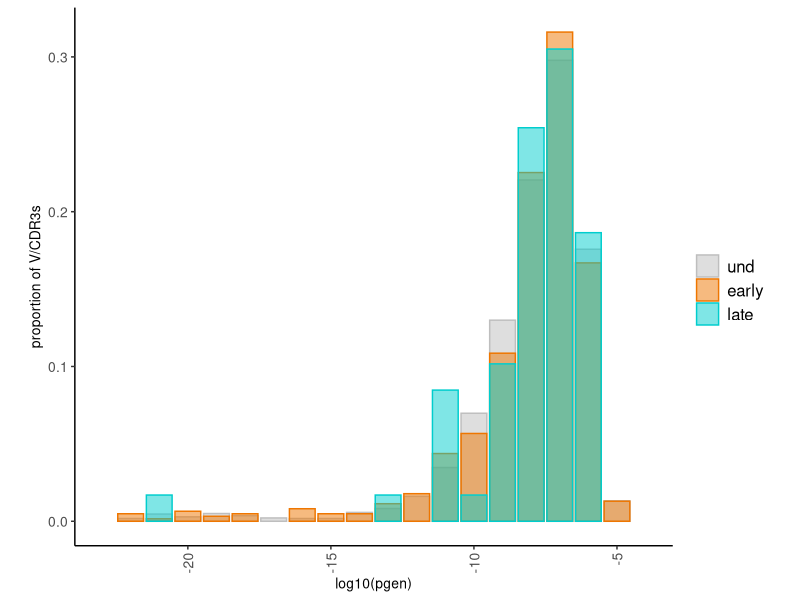
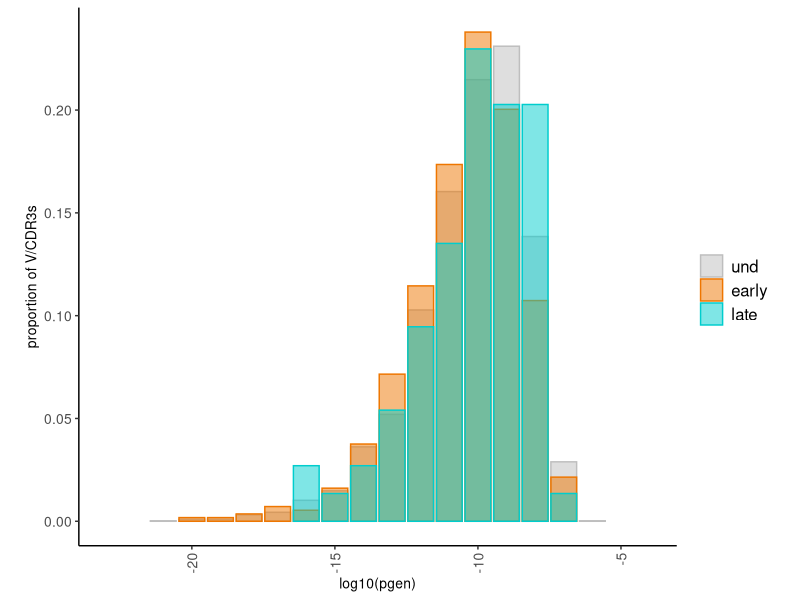
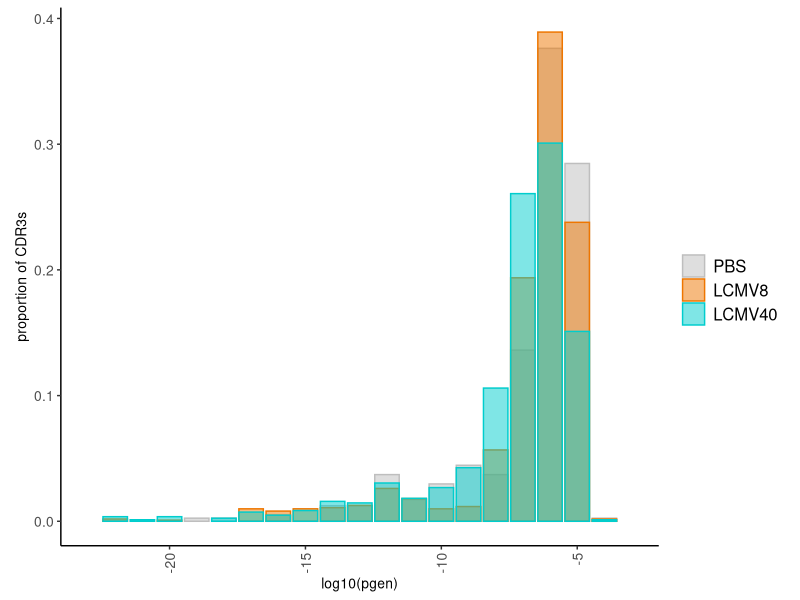
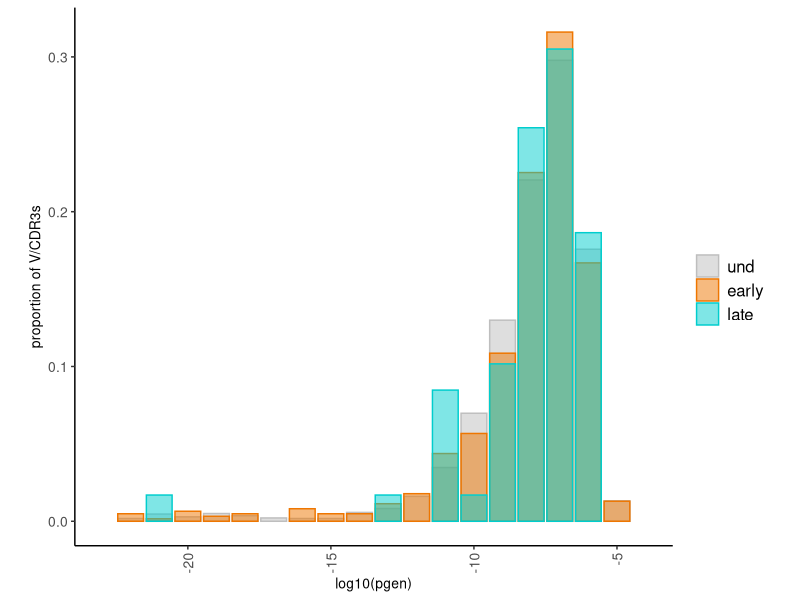
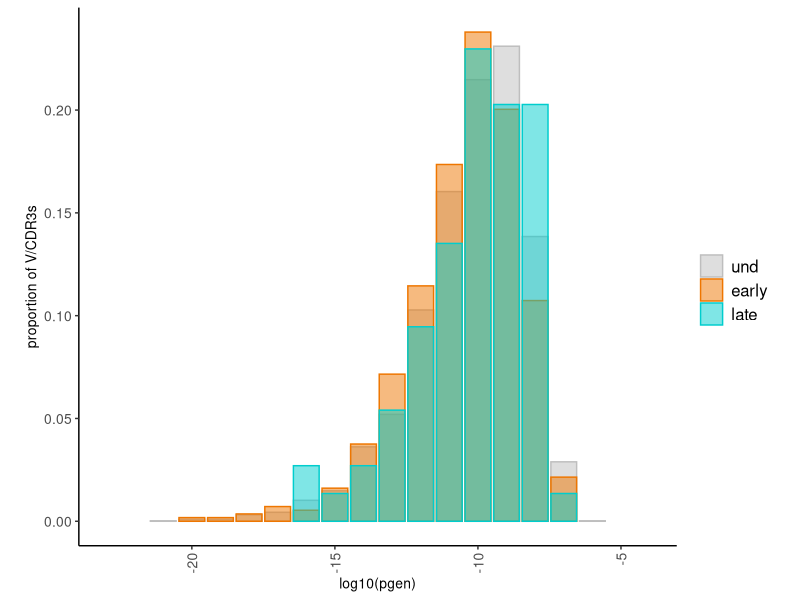
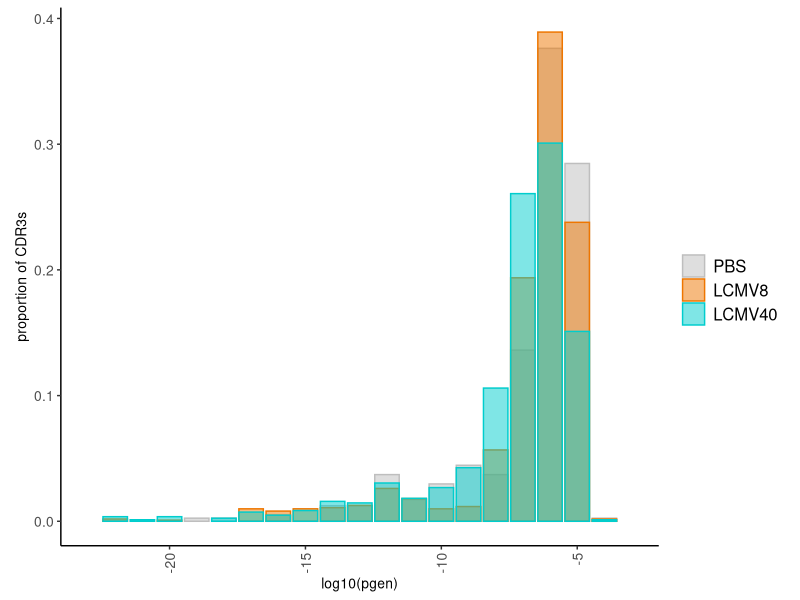

These charts were generated, in order, by the following R code:
# HCW alpha pgen

library(ggplot2)
library(plyr)

dfa<-read.csv("data/output_data/exp_A_wide5_pgen.csv")
dfa<-dfa[(dfa$pgen>0) & (dfa$control == "False"),]
dfa<-dfa[!duplicated(dfa[,c("v_call", "junction_aa")]),]
dfa$pgen<-as.numeric(as.character(dfa$pgen))
dfa$pgen_log10<-round(log10(dfa$pgen))
dfa$pgen_log10<-as.numeric(as.character(dfa$pgen_log10))
dfa$max_timepoint_class<-factor(dfa$max_timepoint_class, 
                                levels=c("und", "early", "late"))

dfa.new<-ddply(dfa,.(max_timepoint_class),summarise,
               prop=prop.table(table(pgen_log10)),
               pgen_log10=names(table(pgen_log10)))
dfa.new$pgen_log10<-as.numeric(as.character(dfa.new$pgen_log10))
dfa.new$max_timepoint_class<-factor(dfa.new$max_timepoint_class, 
                                levels=c("und", "early", "late"))

p<-ggplot(dfa.new,aes(x = pgen_log10, fill=max_timepoint_class, color=max_timepoint_class))+
  geom_bar(aes(y=prop), stat="identity", position="identity", alpha = 0.5) +
  scale_fill_manual(values = c(early = "darkorange2", late = "cyan3", und='grey')) +
  scale_color_manual(values = c(early = "darkorange2", late = "cyan3", und='grey')) +
  xlim(-23,-4) +
  labs(x = "log10(pgen)", y = "proportion of V/CDR3s", fill = "", color = "") +
  theme_classic() + # keep the theme consistent for all our plots
  theme(axis.text=element_text(size=10),
        axis.title=element_text(size=10),
        title=element_text(size=14),
        axis.text.x = element_text(angle = 90, vjust = 0.5, hjust=1),
        legend.text=element_text(size=12)) + theme(aspect.ratio = 0.9)

svg("output_figures/pgen_HCWa.svg")
print(p)
dev.off()

dfb<-read.csv("data/output_data/exp_B_wide5_pgen.csv")
dfb<-dfb[(dfb$pgen) & (dfb$control == "False")>0,]
dfb<-dfb[!duplicated(dfb[,c("v_call", "junction_aa")]),]
dfb$pgen<-as.numeric(as.character(dfb$pgen))
dfb$pgen_log10<-round(log10(dfb$pgen))
dfb$pgen_log10<-as.numeric(as.character(dfb$pgen_log10))
dfb$max_timepoint_class<-factor(dfb$max_timepoint_class, 
                                levels=c("und", "early", "late"))

dfb.new<-ddply(dfb,.(max_timepoint_class),summarise,
               prop=prop.table(table(pgen_log10)),
               pgen_log10=names(table(pgen_log10)))
dfb.new$pgen_log10<-as.numeric(as.character(dfb.new$pgen_log10))
dfb.new$max_timepoint_class<-factor(dfb.new$max_timepoint_class, 
                                    levels=c("und", "early", "late"))

p1<-ggplot(dfb.new,aes(x = pgen_log10, fill=max_timepoint_class, color=max_timepoint_class))+
  geom_bar(aes(y=prop), stat="identity", position="identity", alpha = 0.5) +
  scale_fill_manual(values = c(early = "darkorange2", late = "cyan3", und='grey')) +
  scale_color_manual(values = c(early = "darkorange2", late = "cyan3", und='grey')) +
  labs(x = "log10(pgen)", y = "proportion of V/CDR3s", fill = "", color = "") +
  xlim(-23,-4) +
  theme_classic() + # keep the theme consistent for all our plots
  theme(axis.text=element_text(size=10),
        axis.title=element_text(size=10),
        title=element_text(size=14),
        axis.text.x = element_text(angle = 90, vjust = 0.5, hjust=1),
        legend.text=element_text(size=12)) + theme(aspect.ratio = 0.9)
svg("output_figures/pgen_HCWb.svg")
print(p1)
dev.off()

lcmv<-read.csv("data/output_data/LCMV_pgen.csv")
lcmv<-lcmv[lcmv$pgen>0,]
lcmv$pgen<-as.numeric(as.character(lcmv$pgen))
lcmv$pgen_log10<-round(log10(lcmv$pgen))
lcmv$pgen_log10<-as.numeric(as.character(lcmv$pgen_log10))
lcmv$condition<-factor(lcmv$condition, 
                                levels=c("PBS", "LCMV8", "LCMV40"))

lcmv.new<-ddply(lcmv,.(condition),summarise,
               prop=prop.table(table(pgen_log10)),
               pgen_log10=names(table(pgen_log10)))
lcmv.new$pgen_log10<-as.numeric(as.character(lcmv.new$pgen_log10))
lcmv.new$condition<-factor(lcmv.new$condition, 
                                     levels=c("PBS", "LCMV8", "LCMV40"))

p2<-ggplot(lcmv.new,aes(x = pgen_log10, fill=condition, color=condition))+
  geom_bar(aes(y=prop), stat="identity", position="identity", alpha = 0.5) +
  scale_fill_manual(values = c(LCMV8 = "darkorange2", LCMV40 = "cyan3", PBS='grey'))+
  scale_color_manual(values = c(LCMV8 = "darkorange2", LCMV40 = "cyan3", PBS='grey')) +
  xlim(-23,-3) +
  labs(x = "log10(pgen)", y = "proportion of CDR3s", fill = "", color = "") +
  theme_classic() + # keep the theme consistent for all our plots
  theme(axis.text=element_text(size=10),
        axis.title=element_text(size=10),
        title=element_text(size=14),
        axis.text.x = element_text(angle = 90, vjust = 0.5, hjust=1),
        legend.text=element_text(size=12)) + theme(aspect.ratio = 0.9)
svg("output_figures/pgen_LCMV.svg")
print(p2)
dev.off()

print(p)
print(p1)
print(p2)
